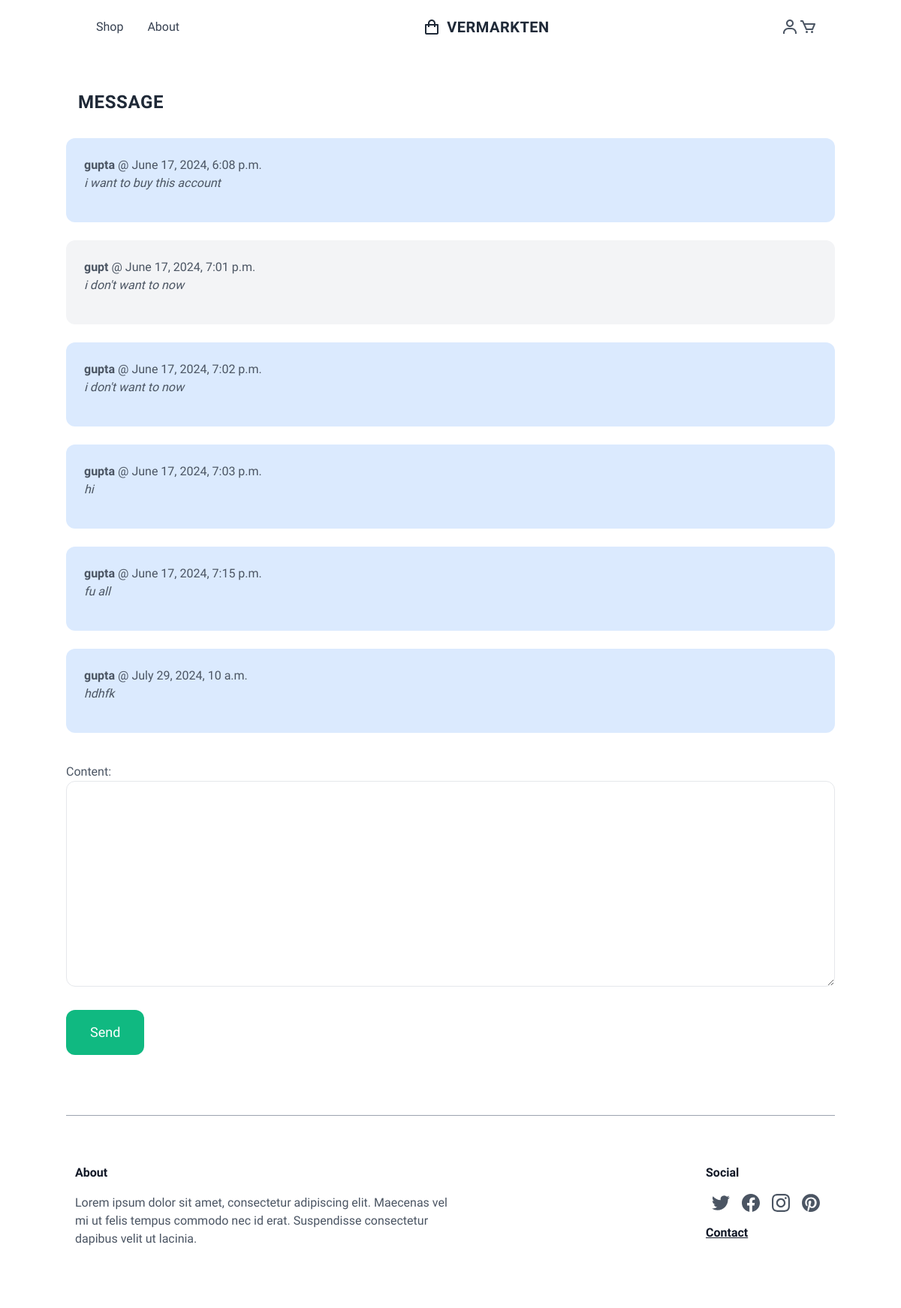
/messages/21/ (signed in), run on the app's committed database.
### home/models.py (models this page shows)
class ConversationMessage(models.Model):
 conversation=models.ForeignKey(Conversation, related_name='messages',on_delete=models.CASCADE)
 content=models.TextField()
 created_at = models.DateTimeField(auto_now_add=True)
 created_by=models.ForeignKey(User,related_name="created_messages",on_delete=models.CASCADE)

### home/views.py (the view)
@login_required
def det(request,pk):
     conversation =models.Conversation.objects.filter(members__in=[request.user.id]).get(pk=pk)
     if request.method == "POST":
         form=Comm.ConversationMessageForm(request.POST)
         if form.is_valid():
             conversation_message = form.save(commit=False)
             conversation_message.conversation = conversation
             conversation_message.created_by = request.user
             conversation_message.save()
             conversation.save()
             return redirect('messages',pk=pk)
     else:
      form=Comm.ConversationMessageForm()
     return render(request, "message.html",{
         'conversation':conversation,
         'form':form,
     } )

### home/Comm.py
class ConversationMessageForm(forms.ModelForm):
    class Meta:
        model=ConversationMessage
        fields=('content',)
        widgets={
            'content':forms.Textarea(attrs={
                "class" : 'w-full py-4 px-6 rounded-xl border',
            })
        }

### templates/message.html (shortened to what this page needs)
{%extends 'base.html' %}
{%block content%}
<a class="uppercase tracking-wide no-underline hover:no-underline font-bold text-gray-800 text-2xl py-4 px-4 " href="{%url 'inbox'%}">
				Message
			</a>
<div class="space-y-6 w-full py-4">
{% for messages in conversation.messages.all %}
    <div class="p-6 flex {% if request.user == messages.created_by %}bg-blue-100 {%else%}bg-gray-100 {%endif%} rounded-xl">
        <p class="mb-4"><strong>{{messages.created_by.username}}</strong> @ {{messages.created_at}} <br><em>{{messages.content}}</em></p>
    </div>
{% endfor %}
</div>
<form method="post" action="." class="mt-6 w-full">
    <div class="space-y-4">
        {{form.as_p}}
    </div>
    <button class="mt-6 py-4 px-8 text-lg bg-green-500 hover:bg-green-700 rounded-xl text-white">Send</button>
</form>
{% endblock%}

### templates/base.html (shortened to what this page needs)
<!DOCTYPE html>
<html lang="en">
<head>
    <link rel="stylesheet" href="https://unpkg.com/tailwindcss@2.2.19/dist/tailwind.min.css"/>
</head>
<body class="bg-white text-gray-600 work-sans leading-normal text-base tracking-normal">
    <nav id="header" class="w-full z-30 top-0 py-1 ">
        <div class="w-full inline-block container mx-auto flex flex-wrap items-center justify-between mt-0 px-6 py-3">
            <div class="hidden md:flex md:items-center md:w-auto w-full order-3 md:order-1" id="menu">
                <nav>
                    <ul class="md:flex items-center justify-between text-base text-gray-700 pt-4 md:pt-0 ">
                        <li><a class="inline-block no-underline hover:text-black hover:underline py-2 px-4" href="{%url 'index'%}">Shop</a></li>
                        <li><a class="inline-block no-underline hover:text-black hover:underline py-2 px-4" href="https://madhurgupta0.github.io/Portfolio/">About</a></li>
                    </ul>
                </nav>
            </div>
            <div class="order-1 md:order-2">
                <a class="flex items-center tracking-wide no-underline hover:no-underline font-bold text-gray-800 text-sm md:text-xl  " href="{%url 'index'%}">
                    VERMARKTEN
                </a>
            </div>
            <div class="order-2 md:order-3 flex items-center " id="nav-content">
                {% if request.user.is_authenticated %}
                 <a class="inline-block no-underline hover:text-black" href="{%url 'dashboard'%}">
                </a>
                 <a class="inline-block no-underline hover:text-black" href="{%url 'inbox'%}">
                </a>
                {% else %}
                  <a class="inline-block no-underline hover:text-black hover:underline ml-2 " href="/login/">Login</a>
                  <a class="inline-block no-underline hover:text-black hover:underline ml-2" href="/signup/">SignUp</a>
                {% endif %}
            </div>
        </div>
    </nav>
    <section class="bg-white py-8">
        <div class="container mx-auto flex items-center flex-wrap pb-12 z-30">
                {%block content%}
    {% endblock %}
        </div>
    </section>
    <footer class="container mx-auto bg-white py-8 border-t border-gray-400">
  <div class="container flex px-3 py-8 ">
    <div class="w-full mx-auto flex flex-wrap">
      <div class="flex w-full lg:w-1/2 ">
        <div class="px-3 md:px-0">
          <h3 class="font-bold text-gray-900">About</h3>
          <p class="py-4">
            Lorem ipsum dolor sit amet, consectetur adipiscing elit. Maecenas vel mi ut felis tempus commodo nec id erat. Suspendisse consectetur dapibus velit ut lacinia.
          </p>
        </div>
      </div>
      <div class="flex w-full lg:w-1/2 lg:justify-end lg:text-right mt-6 md:mt-0">
        <div class="px-3 md:px-0">
          <h3 class="text-left font-bold text-gray-900">Social</h3>
          <div class="w-full flex items-center py-4 mt-0">
            <a href="#" class="mx-2">
            </a>
            <a href="#" class="mx-2">
            </a>
            <a href="#" class="mx-2">
            </a>
            <a href="#" class="mx-2">
            </a>
          </div>
            <a href="{%url 'contact/'%}">
                <h3 class="text-left font-bold text-gray-900 "><u>Contact</u></h3>
            </a>
        </div>
      </div>
    </div>
  </div>
</footer>
</body>
</html>

### templates/base.html (style rules this page uses)
.work-sans { font-family: 'Work Sans', sans-serif; }

### data on the page
ConversationMessage: created_by.username "gupta", created_at "June 17, 2024, 6:08 p.m.", content "i want to buy this account"
ConversationMessage: created_by.username "gupt", created_at "June 17, 2024, 7:01 p.m.", content "i don't want to now"
ConversationMessage: created_by.username "gupta", created_at "June 17, 2024, 7:02 p.m.", content "i don't want to now"
ConversationMessage: created_by.username "gupta", created_at "June 17, 2024, 7:03 p.m.", content "hi"
ConversationMessage: created_by.username "gupta", created_at "June 17, 2024, 7:15 p.m.", content "fu all"
ConversationMessage: created_by.username "gupta", created_at "July 29, 2024, 10 a.m.", content "hdhfk"
